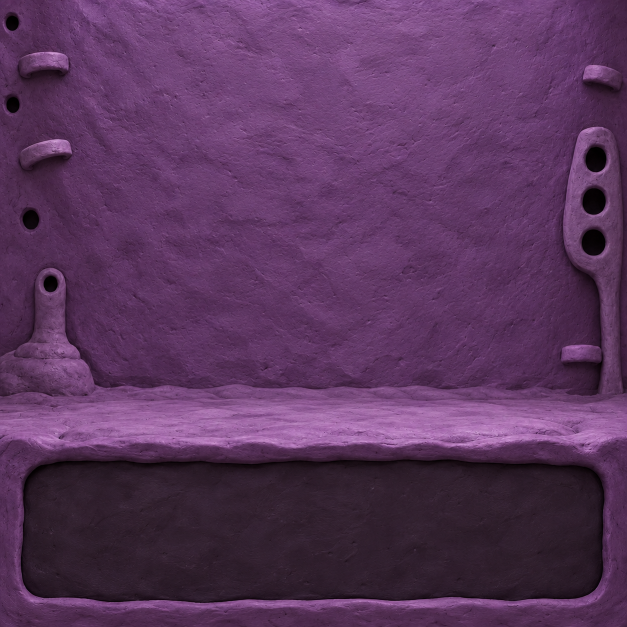
#> input picture assets/menu-room-source.png, 1254 x 1254 px (shown at 1/2 size)
$ python gen-menu-room.py --out out.png
#> lines starting #> are read from the running program, lines starting #| are printed output that depends on the picture
### scripts/palette_art.py
"""One-byte pixels with a shared RGB565 palette; dimensions and alpha silhouette stay intact."""
import json
import math
from pathlib import Path
from PIL import Image, ImageChops


def c_array(name, values, kind="uint8_t"):
    values = list(values)
    return [f"static const {kind} {name}[] = {{"] + [
        "    " + ",".join(map(str, values[i:i + 24])) + "," for i in range(0, len(values), 24)] + ["};"]


def palette_image(image, rgba=False, colors_count=256):
    mode = "RGBA" if rgba else "RGB"
    original = image.convert(mode)
    quantized = original.quantize(colors=colors_count, method=Image.Quantize.FASTOCTREE if rgba else Image.Quantize.MEDIANCUT,
                                 dither=Image.Dither.NONE)
    palette = quantized.getpalette("RGBA")
    palette += [0] * (1024-len(palette))
    colors, alpha = [], []
    for i in range(256):
        r, g, b, a = palette[4*i:4*i+4]
        c = (r >> 3) << 11 | (g >> 2) << 5 | b >> 3
        colors.append((c >> 8) | ((c & 255) << 8))
        alpha.append(min(15, (a + 8) // 17))
    # Quantize color/edge coverage, but do not create or remove transparent pixels.
    indices = bytearray(quantized.tobytes())
    if rgba:
        transparent = next((i for i, a in enumerate(alpha) if not a), None)
        assert transparent is not None
        opaque = [i for i, a in enumerate(alpha) if a]
        for pos, pixel in enumerate(original.get_flattened_data()):
            if (pixel[3] + 8) // 17 == 0:
                indices[pos] = transparent
            elif not alpha[indices[pos]]:
                indices[pos] = min(opaque, key=lambda i: sum((pixel[k]-palette[4*i+k])**2 for k in range(4)))
    # Preview exactly the RGB565 and alpha4 that firmware will decode.
    decoded_palette = []
    for color, a in zip(colors, alpha):
        c = (color >> 8) | ((color & 255) << 8)
        decoded_palette.append((((c >> 11) & 31)*255//31, ((c >> 5) & 63)*255//63, (c & 31)*255//31, a*17))
    preview = Image.new("RGBA", image.size)
    preview.putdata([decoded_palette[i] for i in indices])
    return indices, colors, alpha, preview


def report(root, name, original, preview, before, after):
    out = Path(root) / "build/check/image-compression"
    out.mkdir(parents=True, exist_ok=True)
    preview.save(out / f"{name}-palette.png")
    background = Image.new("RGBA", original.size, (54, 29, 22, 255))
    before_rgb = Image.alpha_composite(background, original.convert("RGBA")).convert("RGB")
    after_rgb = Image.alpha_composite(background, preview).convert("RGB")
    histogram = ImageChops.difference(before_rgb, after_rgb).histogram()
    mse = sum((i % 256)**2*n for i, n in enumerate(histogram)) / (original.width*original.height*3)
    stats = dict(original_bytes=before, packed_bytes=after, ratio=after/before,
                 psnr_db=round(10*math.log10(255**2/mse), 2) if mse else None)
    (out / f"{name}.json").write_text(json.dumps(stats, indent=2) + "\n")
    print(f"{name}: {before} -> {after} B ({100*after/before:.1f}%), PSNR {stats['psnr_db']} dB")

### scripts/lz_art.py
"""Small lossless LZ stream for immutable indexed art (128-byte literal/match runs)."""
from collections import defaultdict, deque


# [61 lines left out: functions pack, unpack, not called in this run]


def c_packed(name, data):
    """Raw DEFLATE, decoded into the final buffer by the bounded tinf decoder."""
    import zlib
    from pathlib import Path
    from palette_art import c_array
    check = Path(__file__).resolve().parents[1]/"build/check/art-lossless"
    check.mkdir(parents=True, exist_ok=True)
    (check/(name+".raw")).write_bytes(bytes(data))
    compressor = zlib.compressobj(9, zlib.DEFLATED, -15)
    encoded = compressor.compress(bytes(data))+compressor.flush()
    assert zlib.decompress(encoded, -15) == bytes(data)
    print(f"Lossless {name}: {len(data)} -> {len(encoded)} B (DEFLATE)")
    return ([f"#define {name}_SIZE {len(data)}u", f"static uint8_t {name}[{name}_SIZE] PLAT_POOL;"]
            + c_array(name+"_PACKED", encoded))

### scripts/gen-menu-room.py
#!/usr/bin/env python3
"""Empty purple variant of the clay workshop, replacing the obsolete FX plaque."""
import argparse
from pathlib import Path
from PIL import Image
from palette_art import palette_image,c_array,report
from lz_art import c_packed
p=argparse.ArgumentParser();p.add_argument('--out',type=Path,required=True);a=p.parse_args()
r=Path(__file__).resolve().parents[1];size=240
art=Image.open(r/'assets/menu-room-source.png').convert('RGB').resize((size,size),Image.Resampling.LANCZOS)
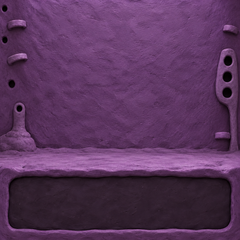
#> art: PIL image 240x240 RGB; mean R, G, B 89.4, 53.5, 92.1
indices,colors,_,preview=palette_image(art,colors_count=64)
#> in palette_image, `palette = quantized.getpalette("RGBA")`: palette = 256 values, max 255 at index 3, min 10 at index 253, mean 121.7
#> in palette_image, `palette += [0] * (1024-len(palette))`: palette = 1024 values, max 255 at index 3, min 0 at index 256, mean 30.42
#> the loop in palette_image, `for i in range(256):` made 256 passes
#> (r, g, b, c) on passes 1 to 3: (174, 118, 179, 43958), (162, 107, 167, 41812), (153, 98, 158, 39699)
#> after the loop in palette_image, `for i in range(256):`: alpha = 256 values, max 15 at index 0, min 0 at index 64, mean 3.75; colors = 256 values, max 61033 at index 17, min 0 at index 64, mean 8110.5
#> the loop in palette_image, `for color, a in zip(colors, alpha):` made 256 passes
#> (color, c) on passes 1 to 3: (46763, 43958), (21667, 41812), (5019, 39699)
#> after the loop in palette_image, `for color, a in zip(colors, alpha):`: decoded_palette = 256 items, first 6: (172, 117, 180, 255), (164, 105, 164, 255), (156, 97, 156, 255), (139, 89, 148, 255), (131, 85, 139, 255), (131, 76, 131, 255)
#> in palette_image, `preview = Image.new("RGBA", image.size)`: preview: PIL image 240x240 RGBA; every value is 0
packed=c_packed('MENU_ROOM',indices)
#> packed = 1278 items
# Full-resolution menu pixels use ordinary RAM; reverb occupies the pool instead.
packed[1]=packed[1].replace(' PLAT_POOL','')
lines=['#pragma once',f'#define MENU_SIZE {size}']+c_array('MENU_PALETTE',colors[:64],'uint16_t')+packed
#> lines = 1285 items
a.out.parent.mkdir(parents=True,exist_ok=True);a.out.write_text('\n'.join(lines))
report(r,'menu-background',art,preview,size*size*2,len(indices)+len(colors)*2)
#> in report, `background = Image.new("RGBA", original.size, (54, 29, 22, 255))`:
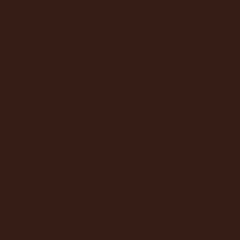
#> background: PIL image 240x240 RGBA; mean R, G, B, A 54, 29, 22, 255
#> in report, `histogram = ImageChops.difference(before_rgb, after_rgb).histogram()`: histogram = 768 values, max 17235 at index 257, min 0 at index 21, mean 225
#> in report, `mse = sum((i % 256)**2*n for i, n in enumerate(histogram)) / (original..`: mse = 9.63
#> in report, `stats = dict(original_bytes=before, packed_bytes=after, ratio=after/be..`: stats = {'original_bytes': 115200, 'packed_bytes': 58112, 'ratio': 0.504, 'psnr_db': 38.3}
#| menu-background: 115200 -> 58112 B (50.4%), PSNR 38.3 dB

$ run again, with assets/clay-room-source.png copied over assets/menu-room-source.png
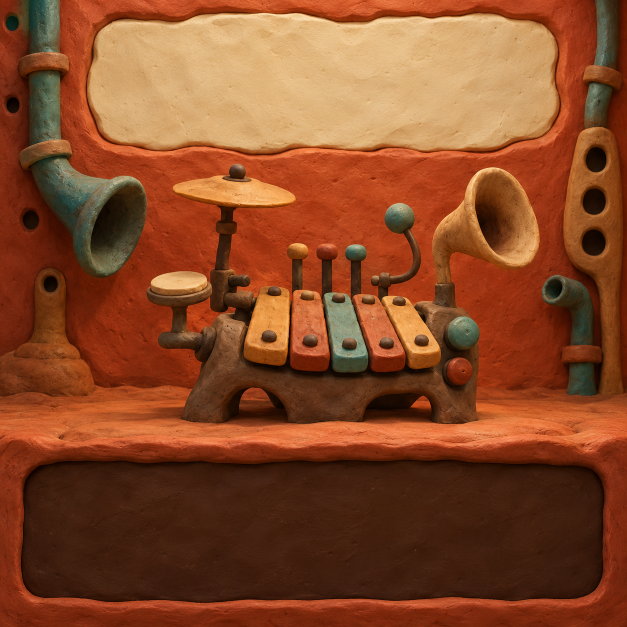
#> input picture assets/clay-room-source.png, 1254 x 1254 px (shown at 1/2 size)
#> `art=Image.open(r/'assets/menu-room-source.png').convert('RGB').resize(..`:
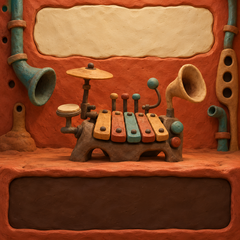
#> art: PIL image 240x240 RGB; mean R, G, B 135.3, 72.6, 39.4
#> in palette_image, `quantized = original.quantize(colors=colors_count, method=Image.Quanti..`:
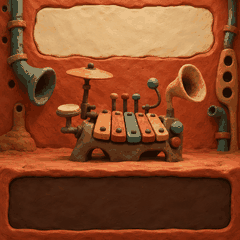
#> quantized: PIL image 240x240 P; mean R, G, B 135.7, 72, 38.9
#> in palette_image, `palette = quantized.getpalette("RGBA")`: palette = 256 values, max 255 at index 3, min 2 at index 254, mean 126.2
#> in palette_image, `palette += [0] * (1024-len(palette))`: palette = 1024 values, max 255 at index 3, min 0 at index 256, mean 31.55
#> the loop in palette_image, `for i in range(256):` made 256 passes
#> (r, g, b, c) on passes 1 to 3: (234, 192, 138, 60945), (226, 185, 131, 58832), (226, 182, 125, 58799)
#> after the loop in palette_image, `for i in range(256):`: alpha = 256 values, max 15 at index 0, min 0 at index 64, mean 3.75; colors = 256 values, max 57680 at index 46, min 0 at index 64, mean 6951.5
#> the loop in palette_image, `for color, a in zip(colors, alpha):` made 256 passes
#> (color, c) on passes 1 to 3: (4590, 60945), (53477, 58832), (45029, 58799)
#> after the loop in palette_image, `for color, a in zip(colors, alpha):`: decoded_palette = 256 items, first 6: (238, 194, 139, 255), (230, 186, 131, 255), (230, 182, 123, 255), (222, 182, 123, 255), (230, 178, 115, 255), (222, 178, 123, 255)
#> packed = 1003 items
#> lines = 1010 items
#> histogram = 768 values, max 12220 at index 257, min 0 at index 59, mean 225
#> mse = 41.05
#> stats = {'original_bytes': 115200, 'packed_bytes': 58112, 'ratio': 0.504, 'psnr_db': 32}
#| menu-background: 115200 -> 58112 B (50.4%), PSNR 32.0 dB

$ run again, with assets/fx-panel-v2-source.png copied over assets/menu-room-source.png
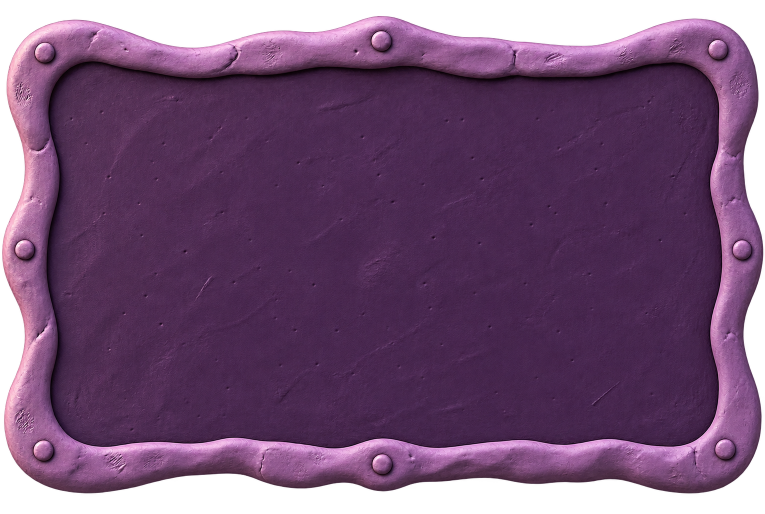
#> input picture assets/fx-panel-v2-source.png, 1530 x 1028 px (shown at 1/2 size)
#> `art=Image.open(r/'assets/menu-room-source.png').convert('RGB').resize(..`:
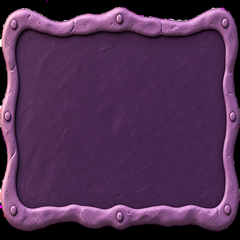
#> art: PIL image 240x240 RGB; mean R, G, B 79.8, 46.8, 81.4
#> in palette_image, `palette = quantized.getpalette("RGBA")`: palette = 256 values, max 255 at index 3, min 0 at index 245, mean 117.7
#> in palette_image, `palette += [0] * (1024-len(palette))`: palette = 1024 values, max 255 at index 3, min 0 at index 245, mean 29.43
#> the loop in palette_image, `for i in range(256):` made 256 passes
#> (r, g, b, c) on passes 1 to 3: (236, 178, 219, 60827), (212, 148, 200, 54457), (194, 128, 181, 50198)
#> after the loop in palette_image, `for i in range(256):`: alpha = 256 values, max 15 at index 0, min 0 at index 64, mean 3.75; colors = 256 values, max 53650 at index 6, min 0 at index 60, mean 4512.1
#> the loop in palette_image, `for color, a in zip(colors, alpha):` made 256 passes
#> (color, c) on passes 1 to 3: (39917, 60827), (47572, 54457), (5828, 50198)
#> after the loop in palette_image, `for color, a in zip(colors, alpha):`: decoded_palette = 256 items, first 6: (238, 178, 222, 255), (213, 149, 205, 255), (197, 129, 180, 255), (172, 113, 164, 255), (164, 101, 156, 255), (156, 97, 148, 255)
#> packed = 1283 items
#> lines = 1290 items
#> histogram = 768 values, max 15607 at index 256, min 0 at index 31, mean 225
#> mse = 18.82
#> stats = {'original_bytes': 115200, 'packed_bytes': 58112, 'ratio': 0.504, 'psnr_db': 35.39}
#| menu-background: 115200 -> 58112 B (50.4%), PSNR 35.39 dB
